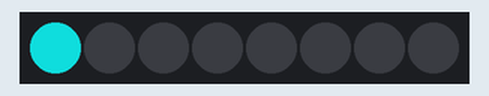
Simulated run of this sketch. Board: Arduino Uno, built with avr-gcc and run on an emulated ATmega328P. Shown: 8 RGB LEDs in strip order, left to right. Dim RGB values are drawn brighter than linear.

Above: at 0.1 s.
At 0.6 s:
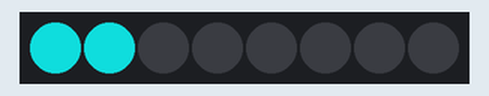
At 1.1 s:
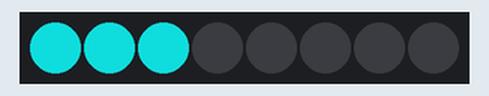
At 1.6 s:
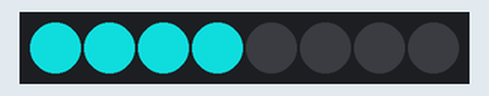
At 2.6 s:
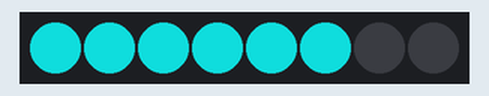
At 3.6 s:
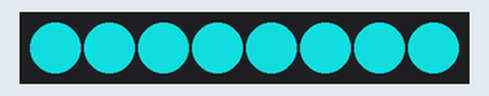
Timing chart, 0 to 40.0 s (numbered marks = the images above):
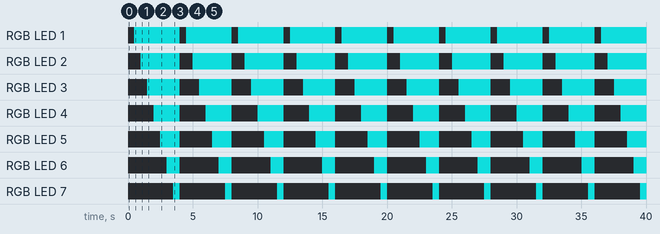

The sketch:

sketch_nov29aLEDETEST.ino
```cpp
#include <Adafruit_NeoPixel.h>

#define PIN 6
#define NUMPIXELS 8
#define DELAYVAL 500

Adafruit_NeoPixel pixels(NUMPIXELS, PIN);

void setup() {
  pixels.begin();
}

void loop() {
  pixels.clear();
  for(int i=0; i<NUMPIXELS; i++) {
    pixels.setPixelColor(i, 10, 150, 150);
    pixels.show();
    delay(DELAYVAL);
  }
}
```

Measured:
- by itself, RGB LED 1: alternates RGB(10, 150, 150) for 3.5 s and off for 0.50 s
- by itself, RGB LED 2: alternates RGB(10, 150, 150) for 3.0 s and off for 1.0 s
- by itself, RGB LED 3: alternates RGB(10, 150, 150) for 2.5 s and off for 1.5 s
- by itself, RGB LED 4: alternates RGB(10, 150, 150) for 2.0 s and off for 2.0 s
- by itself, RGB LED 5: alternates RGB(10, 150, 150) for 1.5 s and off for 2.5 s
- by itself, RGB LED 6: alternates RGB(10, 150, 150) for 1.0 s and off for 3.0 s
- by itself, RGB LED 7: alternates RGB(10, 150, 150) for 0.50 s and off for 3.5 s
